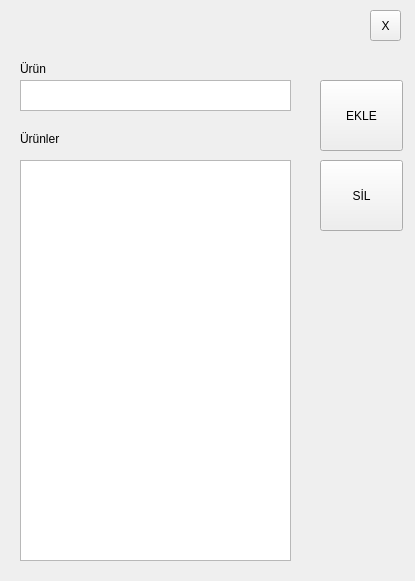
<?xml version="1.0" encoding="UTF-8"?>
<ui version="4.0">
 <class>urunGirisi</class>
 <widget class="QWidget" name="urunGirisi">
  <property name="geometry">
   <rect>
    <x>0</x>
    <y>0</y>
    <width>415</width>
    <height>581</height>
   </rect>
  </property>
  <property name="windowTitle">
   <string>Form</string>
  </property>
  <widget class="QTableWidget" name="tbwUrun">
   <property name="geometry">
    <rect>
     <x>20</x>
     <y>160</y>
     <width>271</width>
     <height>401</height>
    </rect>
   </property>
  </widget>
  <widget class="QPushButton" name="btnEkle">
   <property name="geometry">
    <rect>
     <x>320</x>
     <y>80</y>
     <width>83</width>
     <height>71</height>
    </rect>
   </property>
   <property name="text">
    <string>EKLE</string>
   </property>
  </widget>
  <widget class="QLabel" name="label">
   <property name="geometry">
    <rect>
     <x>20</x>
     <y>60</y>
     <width>62</width>
     <height>17</height>
    </rect>
   </property>
   <property name="text">
    <string>Ürün</string>
   </property>
  </widget>
  <widget class="QLabel" name="label_2">
   <property name="geometry">
    <rect>
     <x>20</x>
     <y>130</y>
     <width>161</width>
     <height>17</height>
    </rect>
   </property>
   <property name="text">
    <string>Ürünler</string>
   </property>
  </widget>
  <widget class="QTextEdit" name="txtUrun">
   <property name="geometry">
    <rect>
     <x>20</x>
     <y>80</y>
     <width>271</width>
     <height>31</height>
    </rect>
   </property>
  </widget>
  <widget class="QToolButton" name="btnClose">
   <property name="geometry">
    <rect>
     <x>370</x>
     <y>10</y>
     <width>31</width>
     <height>31</height>
    </rect>
   </property>
   <property name="text">
    <string>X</string>
   </property>
  </widget>
  <widget class="QPushButton" name="btnSil">
   <property name="geometry">
    <rect>
     <x>320</x>
     <y>160</y>
     <width>83</width>
     <height>71</height>
    </rect>
   </property>
   <property name="text">
    <string>SİL</string>
   </property>
  </widget>
 </widget>
 <resources/>
 <connections/>
</ui>
